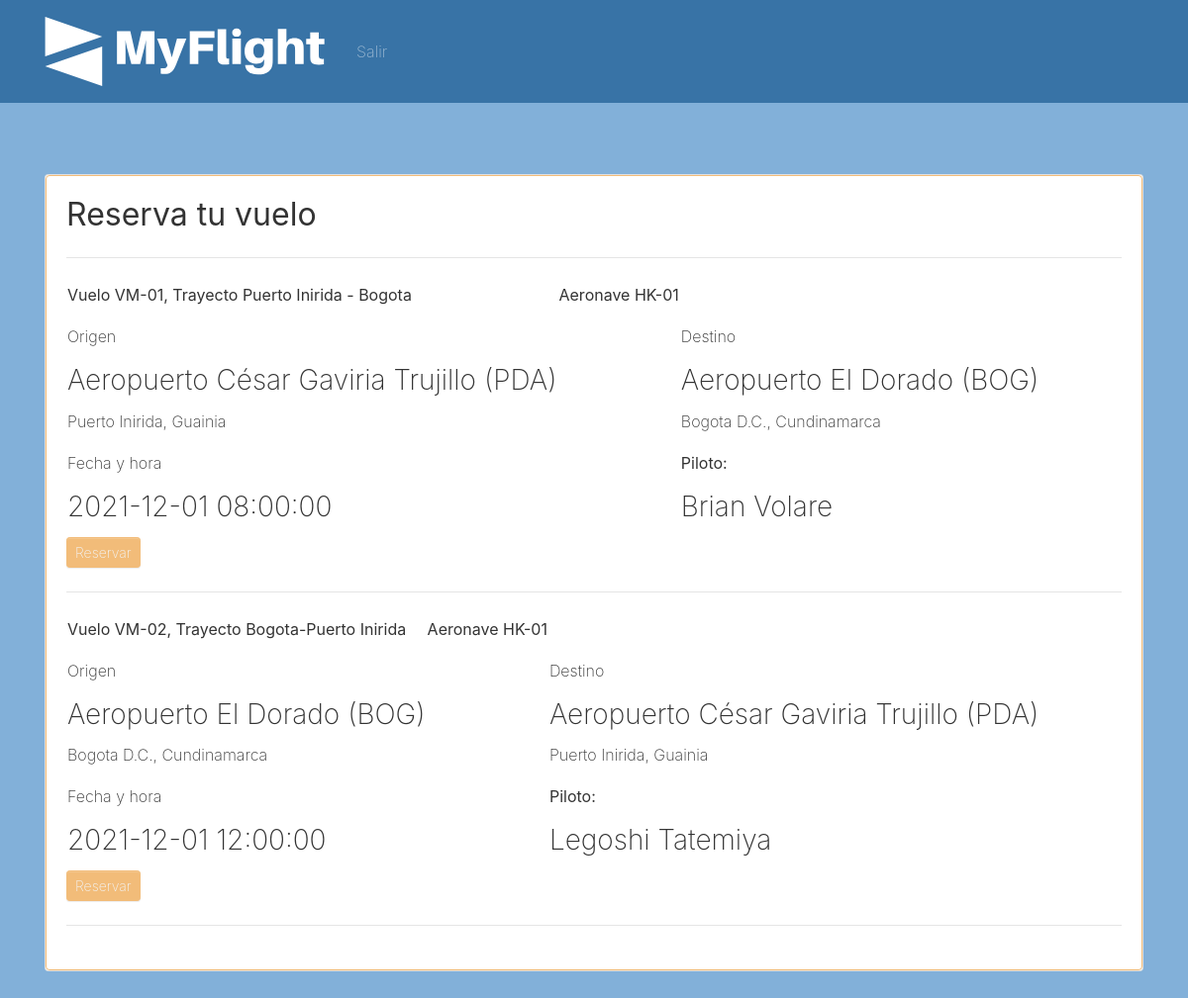
The page /client/flights/list (signed in) on the database its author committed.
### tables this page shows
CREATE TABLE vuelos (id INTEGER PRIMARY KEY AUTOINCREMENT, codigo_vuelo VARCHAR (45), pilotos_id INTEGER REFERENCES pilotos (id) ON DELETE NO ACTION ON UPDATE NO ACTION, capacidad INTEGER, rutas_id INTEGER REFERENCES rutas (id) ON DELETE NO ACTION ON UPDATE NO ACTION, aeronaves_id INTEGER REFERENCES aeronaves (id) ON DELETE NO ACTION ON UPDATE NO ACTION, estados_vuelo_id INTEGER REFERENCES estados_vuelo (id) ON DELETE NO ACTION ON UPDATE NO ACTION, fecha_vuelo DATETIME);

CREATE TABLE rutas (id INTEGER PRIMARY KEY AUTOINCREMENT, nombre_ruta VARCHAR (45), distancia REAL, tiempo_recorrido INTEGER, destino_salida_id INTEGER REFERENCES destinos (id) ON DELETE NO ACTION ON UPDATE NO ACTION, destino_llegada_id INTEGER REFERENCES destinos (id) ON DELETE NO ACTION ON UPDATE NO ACTION, opciones_tipos_ruta_id INTEGER REFERENCES opciones_tipos_ruta (id) ON DELETE NO ACTION ON UPDATE NO ACTION);

CREATE TABLE aeronaves (id INTEGER PRIMARY KEY AUTOINCREMENT, codigo_aeronave VARCHAR (45), fabricante VARCHAR (45), modelo VARCHAR (45), capacidad INTEGER, velocidad_minima REAL, velocidad_maxima REAL, autonomia REAL, fecha_creacion_registro DATETIME, fecha_modificacion_registro DATETIME, estados_aeronave_id INTEGER REFERENCES estados_aeronave (id) ON DELETE NO ACTION ON UPDATE NO ACTION);

CREATE TABLE destinos (id INTEGER PRIMARY KEY AUTOINCREMENT, nombre_aeropuerto VARCHAR (255), sigla_aeropuerto VARCHAR (45), municipios_id INTEGER REFERENCES municipios (id) ON DELETE NO ACTION ON UPDATE NO ACTION, UNIQUE (nombre_aeropuerto ASC, sigla_aeropuerto ASC) ON CONFLICT ABORT);

CREATE TABLE municipios (id INTEGER PRIMARY KEY AUTOINCREMENT, nombre VARCHAR (255), descripcion VARCHAR (255), departamentos_id REFERENCES departamentos (id) ON DELETE NO ACTION ON UPDATE NO ACTION);

CREATE TABLE departamentos (id INTEGER PRIMARY KEY AUTOINCREMENT, nombre VARCHAR (255), descripcion VARCHAR (255), paises_id INTEGER REFERENCES paises (id) ON DELETE NO ACTION ON UPDATE NO ACTION);

CREATE TABLE personas (id INTEGER PRIMARY KEY AUTOINCREMENT, nombres VARCHAR (100), apellidos VARCHAR (100), fecha_nacimiento DATE, num_documento VARCHAR (45), nro_celular VARCHAR (20), opciones_tipo_documento_id INTEGER REFERENCES opciones_tipo_documento (id) ON DELETE NO ACTION ON UPDATE NO ACTION);

### app.py (the view)
@app.route("/client/flights/list", methods=['GET'])
def client_flights_list():
    con = connection()
    cur = con.cursor()
    flights_statement = "SELECT vuelos.codigo_vuelo, persona_piloto.nombres, persona_piloto.apellidos, vuelos.capacidad, rutas.nombre_ruta, destino_salida.sigla_aeropuerto, destino_salida.nombre_aeropuerto, municipio_salida.nombre, departamento_salida.nombre, destino_llegada.sigla_aeropuerto, destino_llegada.nombre_aeropuerto, municipio_llegada.nombre, departamento_llegada.nombre, estados_vuelo.estado_vuelo, aeronaves.codigo_aeronave, vuelos.fecha_vuelo, reservas.id, vuelos.id from vuelos inner join pilotos on pilotos.id = vuelos.pilotos_id inner join personas as persona_piloto on persona_piloto.id = pilotos.personas_id inner join rutas on rutas.id = vuelos.rutas_id inner join destinos as destino_salida on destino_salida.id = rutas.destino_salida_id inner join municipios as municipio_salida on municipio_salida.id = destino_salida.municipios_id inner join departamentos as departamento_salida on departamento_salida.id = municipio_salida.departamentos_id inner join destinos as destino_llegada on destino_llegada.id = rutas.destino_llegada_id inner join municipios as municipio_llegada on municipio_llegada.id = destino_llegada.municipios_id inner join departamentos as departamento_llegada on departamento_llegada.id = municipio_llegada.departamentos_id inner join estados_vuelo on estados_vuelo.id = vuelos.estados_vuelo_id inner join aeronaves on aeronaves.id = vuelos.aeronaves_id left join reservas on vuelos.id = reservas.vuelos_id and reservas.persona_pasajero_id = ?"
    cur.execute(flights_statement, [session['user_id']])
    flights = cur.fetchall()
    return render_template('flights_list_client.html', flights=flights)

### app.py (called while the page is built)
def connection():
    con = sqlite3.connect("myflight.sqlite")
    return con

### templates/flights_list_client.html (shortened to what this page needs)
{% extends "layout_client.html" %}
{% block head %}
  {{ super() }}
{% endblock %}
{% block content %}
<h2 class="card-title"><b>Reserva tu vuelo</b></h2>
  <hr>
  <div class="flights">
  {% for flight in flights %}
  <div class="flight-item">
  <table>
  <tr>
  <td><p><b>Vuelo {{ flight.0 }}, Trayecto {{ flight.4 }}</b></p></td>
  <td><p><b>Aeronave {{ flight.14 }}</b></p></td>
  <tr>
  <tr>
  <td><p>Origen</p><h3>Aeropuerto {{ flight.6 }} ({{ flight.5 }})</h3><p>{{ flight.7 }}, {{ flight.8 }}</p></td>
  <td>&nbsp;</td>
  <td><p>Destino</p><h3>Aeropuerto {{ flight.10 }} ({{ flight.9 }})</h3><p>{{ flight.11 }}, {{ flight.12 }}</p></td>
  <tr>
  <tr>
  <td><p>Fecha y hora</p><h3>{{ flight.15 }}</h3></td>
  <td>&nbsp;</td>
  <td><p><b>Piloto:</b> </p><h3>{{ flight.1 }} {{ flight.2 }}</h3></td>
  </table>
  <div class="actions">
    <a href="{{ url_for('client_flights_reservacion') }}" class="btn btn-sm btn-primary text-light">Reservar</a>
  </div>
  <hr/>
  </div>
  {% endfor %}
  </div>
{% endblock %}

### rows shown on the page
vuelos: codigo_vuelo "VM-01", nombre_ruta "Puerto Inirida - Bogota", codigo_aeronave "HK-01", nombre_aeropuerto "César Gaviria Trujillo", sigla_aeropuerto "PDA", nombre "Puerto Inirida", nombre "Guainia", nombre_aeropuerto "El Dorado", sigla_aeropuerto "BOG", nombre "Bogota D.C.", nombre "Cundinamarca", fecha_vuelo "2021-12-01 08:00:00", nombres "Brian", apellidos "Volare"
vuelos: codigo_vuelo "VM-02", nombre_ruta "Bogota-Puerto Inirida", codigo_aeronave "HK-01", nombre_aeropuerto "El Dorado", sigla_aeropuerto "BOG", nombre "Bogota D.C.", nombre "Cundinamarca", nombre_aeropuerto "César Gaviria Trujillo", sigla_aeropuerto "PDA", nombre "Puerto Inirida", nombre "Guainia", fecha_vuelo "2021-12-01 12:00:00", nombres "Legoshi", apellidos "Tatemiya"
